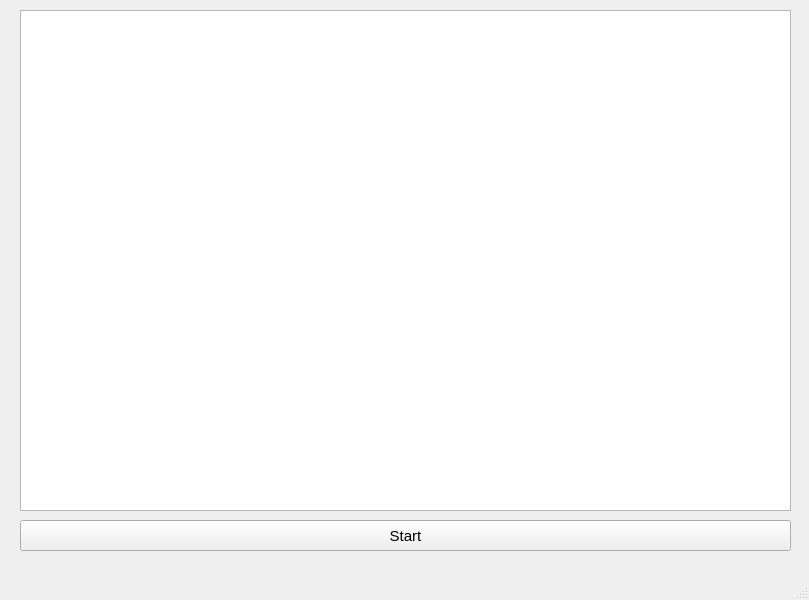
<?xml version="1.0" encoding="UTF-8"?>
<ui version="4.0">
 <class>MainWindow</class>
 <widget class="QMainWindow" name="MainWindow">
  <property name="geometry">
   <rect>
    <x>0</x>
    <y>0</y>
    <width>809</width>
    <height>600</height>
   </rect>
  </property>
  <property name="windowTitle">
   <string>MainWindow</string>
  </property>
  <widget class="QWidget" name="centralwidget">
   <widget class="QListWidget" name="listWidget">
    <property name="geometry">
     <rect>
      <x>20</x>
      <y>10</y>
      <width>771</width>
      <height>501</height>
     </rect>
    </property>
    <property name="font">
     <font>
      <pointsize>16</pointsize>
     </font>
    </property>
   </widget>
   <widget class="QPushButton" name="pushButton">
    <property name="geometry">
     <rect>
      <x>20</x>
      <y>520</y>
      <width>771</width>
      <height>31</height>
     </rect>
    </property>
    <property name="font">
     <font>
      <pointsize>11</pointsize>
     </font>
    </property>
    <property name="text">
     <string>Start</string>
    </property>
   </widget>
  </widget>
  <widget class="QMenuBar" name="menubar">
   <property name="geometry">
    <rect>
     <x>0</x>
     <y>0</y>
     <width>809</width>
     <height>22</height>
    </rect>
   </property>
  </widget>
  <widget class="QStatusBar" name="statusbar"/>
 </widget>
 <resources/>
 <connections/>
</ui>
